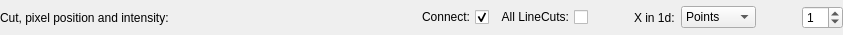
<?xml version="1.0" encoding="UTF-8"?>
<ui version="4.0">
 <class>LineCutToolWidget</class>
 <widget class="QWidget" name="LineCutToolWidget">
  <property name="geometry">
   <rect>
    <x>0</x>
    <y>0</y>
    <width>843</width>
    <height>35</height>
   </rect>
  </property>
  <property name="maximumSize">
   <size>
    <width>16777215</width>
    <height>48</height>
   </size>
  </property>
  <property name="windowTitle">
   <string>Form</string>
  </property>
  <layout class="QGridLayout" name="gridLayout">
   <property name="leftMargin">
    <number>0</number>
   </property>
   <property name="topMargin">
    <number>0</number>
   </property>
   <property name="rightMargin">
    <number>0</number>
   </property>
   <property name="bottomMargin">
    <number>0</number>
   </property>
   <item row="0" column="0">
    <layout class="QHBoxLayout" name="horizontalLayout">
     <item>
      <widget class="QLabel" name="toolLabel">
       <property name="toolTip">
        <string>coordinate info display for the mouse pointer</string>
       </property>
       <property name="text">
        <string>Cut, pixel position and intensity: </string>
       </property>
      </widget>
     </item>
     <item>
      <spacer name="horizontalSpacer_2">
       <property name="orientation">
        <enum>Qt::Horizontal</enum>
       </property>
       <property name="sizeHint" stdset="0">
        <size>
         <width>40</width>
         <height>20</height>
        </size>
       </property>
      </spacer>
     </item>
     <item>
      <widget class="QCheckBox" name="connectallCheckBox">
       <property name="toolTip">
        <string>&lt;html&gt;&lt;head/&gt;&lt;body&gt;&lt;p&gt;Connect NaN-values points in the LineCut curve plot&lt;/p&gt;&lt;/body&gt;&lt;/html&gt;</string>
       </property>
       <property name="layoutDirection">
        <enum>Qt::RightToLeft</enum>
       </property>
       <property name="text">
        <string>Connect:</string>
       </property>
       <property name="checked">
        <bool>true</bool>
       </property>
      </widget>
     </item>
     <item>
      <widget class="QCheckBox" name="allcutsCheckBox">
       <property name="toolTip">
        <string>&lt;html&gt;&lt;head/&gt;&lt;body&gt;&lt;p&gt;Plot all linecuts&lt;/p&gt;&lt;/body&gt;&lt;/html&gt;</string>
       </property>
       <property name="layoutDirection">
        <enum>Qt::RightToLeft</enum>
       </property>
       <property name="text">
        <string>All LineCuts:</string>
       </property>
      </widget>
     </item>
     <item>
      <spacer name="horizontalSpacer_3">
       <property name="orientation">
        <enum>Qt::Horizontal</enum>
       </property>
       <property name="sizeType">
        <enum>QSizePolicy::Preferred</enum>
       </property>
       <property name="sizeHint" stdset="0">
        <size>
         <width>40</width>
         <height>20</height>
        </size>
       </property>
      </spacer>
     </item>
     <item>
      <widget class="QLabel" name="xcoordsLabel">
       <property name="toolTip">
        <string>&lt;html&gt;&lt;head/&gt;&lt;body&gt;&lt;p&gt;X-coordinates in 1d-plot&lt;/p&gt;&lt;/body&gt;&lt;/html&gt;</string>
       </property>
       <property name="text">
        <string>X in 1d:</string>
       </property>
       <property name="buddy">
        <cstring>xcoordsComboBox</cstring>
       </property>
      </widget>
     </item>
     <item>
      <widget class="QComboBox" name="xcoordsComboBox">
       <property name="toolTip">
        <string>&lt;html&gt;&lt;head/&gt;&lt;body&gt;&lt;p&gt;X-coordinates in 1d-plot&lt;/p&gt;&lt;/body&gt;&lt;/html&gt;</string>
       </property>
       <item>
        <property name="text">
         <string>Points</string>
        </property>
       </item>
       <item>
        <property name="text">
         <string>X-Pixels</string>
        </property>
       </item>
       <item>
        <property name="text">
         <string>Y-Pixels</string>
        </property>
       </item>
      </widget>
     </item>
     <item>
      <spacer name="horizontalSpacer">
       <property name="orientation">
        <enum>Qt::Horizontal</enum>
       </property>
       <property name="sizeType">
        <enum>QSizePolicy::Preferred</enum>
       </property>
       <property name="sizeHint" stdset="0">
        <size>
         <width>40</width>
         <height>20</height>
        </size>
       </property>
      </spacer>
     </item>
     <item>
      <widget class="QSpinBox" name="cutSpinBox">
       <property name="toolTip">
        <string>number of Line Cuts</string>
       </property>
       <property name="value">
        <number>1</number>
       </property>
      </widget>
     </item>
    </layout>
   </item>
  </layout>
 </widget>
 <tabstops>
  <tabstop>connectallCheckBox</tabstop>
  <tabstop>allcutsCheckBox</tabstop>
  <tabstop>xcoordsComboBox</tabstop>
  <tabstop>cutSpinBox</tabstop>
 </tabstops>
 <resources/>
 <connections/>
</ui>
